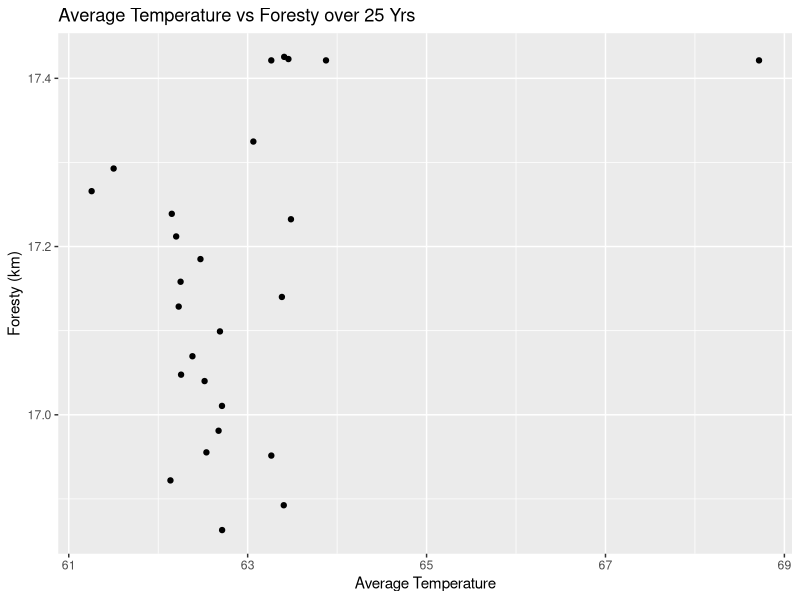
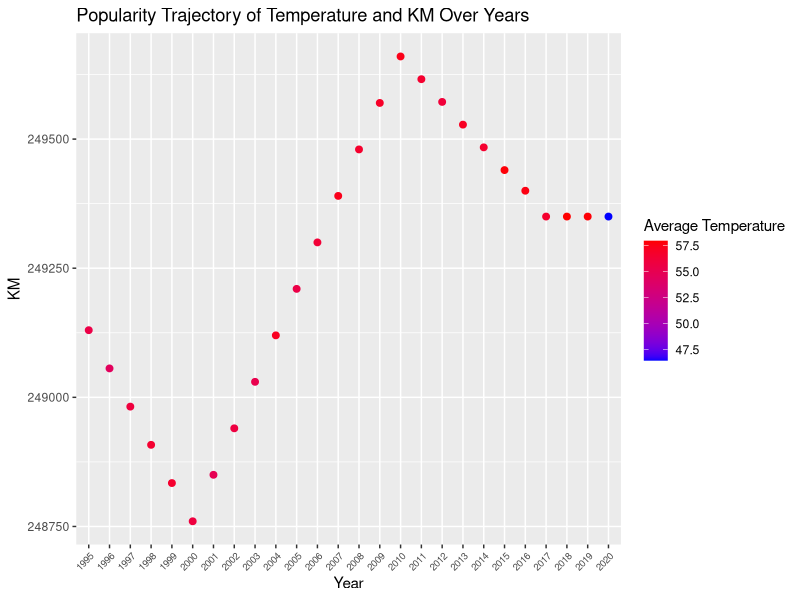
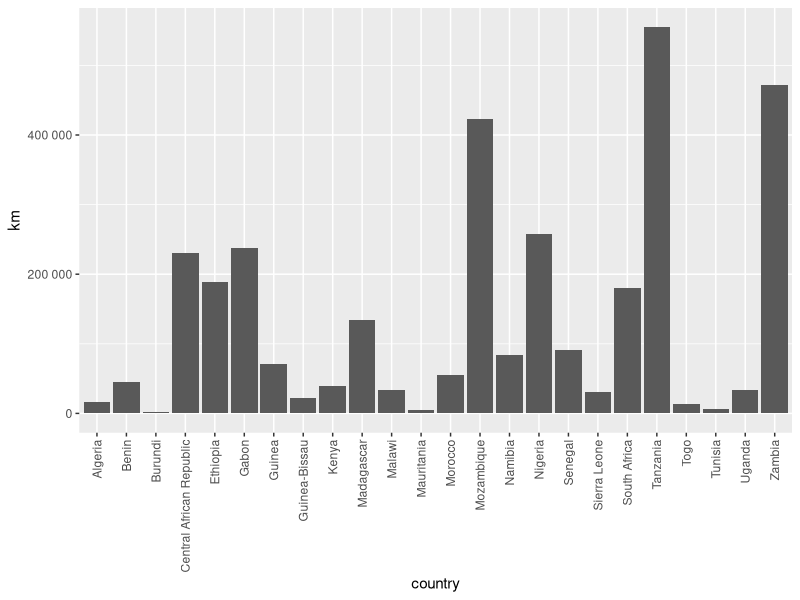
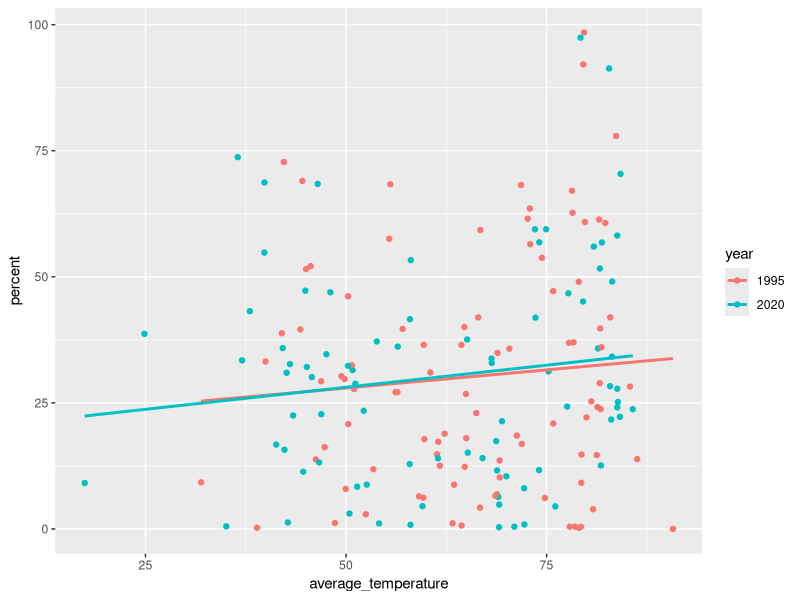
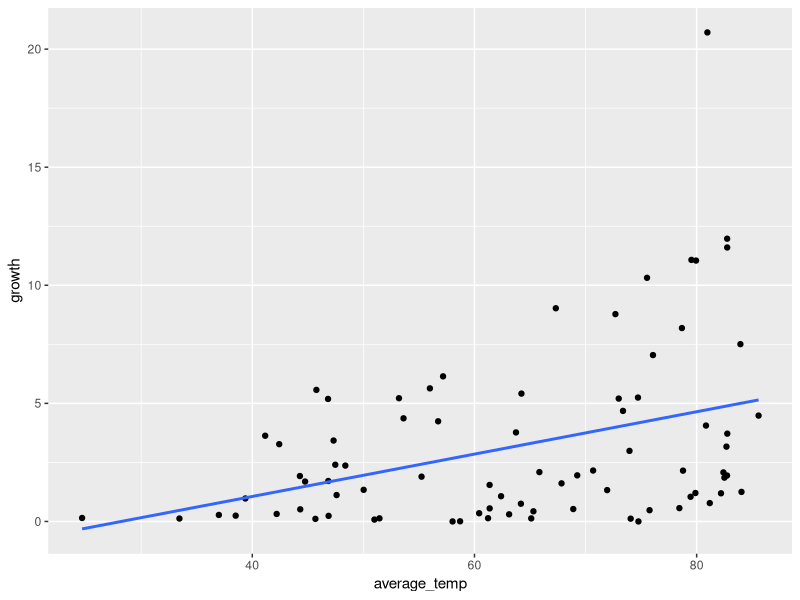
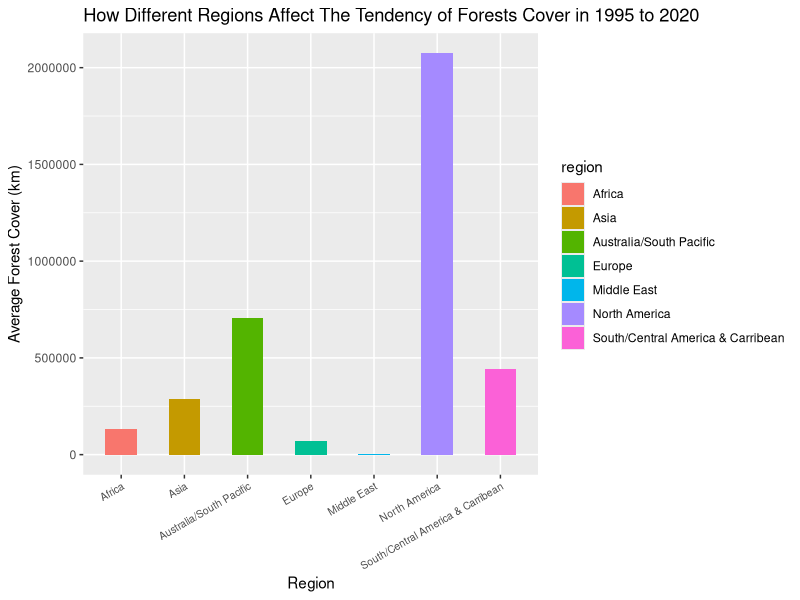
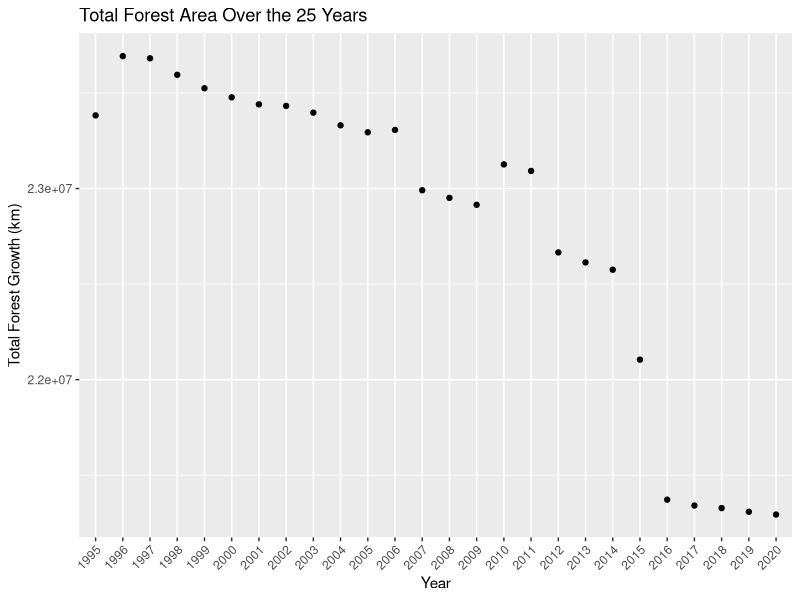

These charts were generated, in order, by the following R code:
## ---- chunk 1
library(readr)
library(dplyr)
library(tidyverse)
library(stringr)
library(ggplot2)
## ---- chunk 2
forest_km <- read_delim("forest_area_km.csv")
forest_percent <- read_delim("forest_area_percent.csv")
global_temp <- read_delim("Global_Temperatures.csv")
## ---- chunk 3
head(forest_km,5) 
head(forest_percent,5) 
head(global_temp,5)
## ---- chunk 4
forest_km <- forest_km %>%
  rename(country = `Country Name`)
  head(forest_km, 5)
## ---- chunk 5
forest_percent <- forest_percent %>%
  rename(country = `Country Name`)
  head(forest_km, 5)
## ---- chunk 6
global_temp <- global_temp %>%
  mutate(year = as.character(year))
## ---- chunk 7
countryList <- c('country', 'Country Code')

longForestKM <- forest_km %>%
   pivot_longer(!countryList, names_to = "year", values_to = "km")
longForestKM

## ---- chunk 8

longForestPercent <- forest_percent %>%
   pivot_longer(!countryList, names_to = "year", values_to = "percent")
longForestPercent
## ---- chunk 9
forest_km_percent <- left_join(longForestKM, longForestPercent)
forest_km_percent
## ---- chunk 10
final_set2 <- inner_join(global_temp, forest_km_percent)
final_set2
## ---- chunk 11
final_set2 %>%
  filter(country == "Australia") %>%
ggplot(aes(x = average_temperature , y = percent)) +
  geom_point() +
  labs(title = "Average Temperature vs Foresty over 25 Yrs",
       x = "Average Temperature",
       y = "Foresty (km)")
## ---- chunk 12
final_set2 %>%
  filter(country == "Japan") %>%
  ggplot(aes(x = year, y = km, color = average_temperature)) +
  geom_point(size = 2) +
  scale_color_gradient(low = "blue", high = "red") +
  labs(x = "Year", y = "KM", color = "Average Temperature", 
       title = "Popularity Trajectory of Temperature and KM Over Years") +
theme(axis.text.x = element_text(angle = 45, size = 7, hjust = 1))
## ---- chunk 13
library(scales)

final_set2 %>%
  filter(region == "Africa", year == "1995") %>%
  ggplot() +
  geom_bar(mapping = aes(x = country, y = km), stat = "identity") +
  theme(axis.text.x = element_text(angle = 90, vjust = 0.5, hjust=1)) +
  scale_y_continuous(labels = label_number())

## ---- chunk 14
final_set2 %>% filter(year==2020 | year==1995) %>% group_by(year) %>% ggplot(aes(x=average_temperature, y=percent, col=year)) + geom_point() + geom_smooth(method=lm, se=FALSE)
## ---- chunk 15
final_set2 %>% filter(year==2020 | year==1995) %>% group_by(year) %>% filter(rank(-percent)==1) %>% summarize(country, average_temperature, percent)
## ---- chunk 16
final_set2 %>% group_by(temperature_range = factor(round(average_temperature/10)*10)) %>% reframe(average_percent = mean(percent, na.rm=TRUE)) %>% arrange(rank(-average_percent))
## ---- chunk 17
final_set2 %>% filter(year==1995 | year==2020) %>% group_by(country) %>% reframe(average_temp = mean(average_temperature), growth = abs(diff(percent))) %>% ggplot(aes(x=average_temp, y=growth)) + geom_point() + geom_smooth(method=lm, se=FALSE)
## ---- chunk 18
final_set2 %>% filter(year==1995 | year==2020) %>% group_by(country) %>% reframe(average_temp = mean(average_temperature), growth = abs(diff(percent))) %>% filter(rank(-growth)==1) %>% summarize(country, average_temp, growth)
## ---- chunk 19
final_set2 %>% filter(year==1995 | year==2020) %>% group_by(country) %>% reframe(average_temp = mean(average_temperature), growth = abs(diff(percent))) %>% ungroup() %>% group_by(temperature_range = factor(round(average_temp/10)*10)) %>% reframe(average_growth = mean(growth, na.rm=TRUE)) %>% arrange(rank(-average_growth))
## ---- chunk 20
final_set2 %>% 
  select(region, year, km) %>% 
  group_by(region) %>% 
  summarize(mean_km = mean(km, na.rm = TRUE)) %>% 
  ggplot(aes(region, mean_km, fill = region)) +
  labs(x = "Region", y = "Average Forest Cover (km)",
       title = "How Different Regions Affect The Tendency of Forests Cover in 1995 to 2020") +
  geom_col(width = 0.5) +
  theme(axis.text.x = element_text(angle = 30, size = 7.5, hjust = 1))
## ---- chunk 21
forest_growth <- final_set2 %>%
  group_by(year) %>%
  summarize(total_forestgrowth = sum(km, na.rm = TRUE))
print(forest_growth)


ggplot(forest_growth, aes(x = year, y = total_forestgrowth)) +
  geom_point() +
  geom_smooth(method = "lm", se = FALSE, col = "black") +
  labs(title = "Total Forest Area Over the 25 Years", x = "Year", y = "Total Forest Growth (km)") +
  theme(axis.text.x = element_text(angle = 45, hjust = 1))
